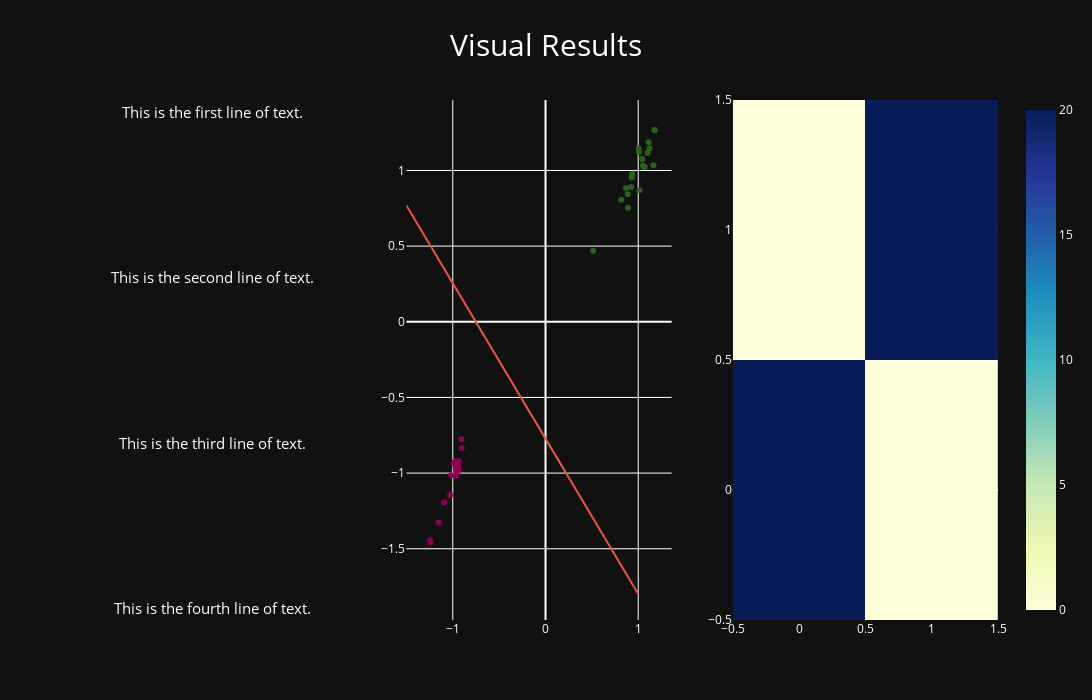

Notebook cell for this chart:
### Code cell
def dashboard(self,X_test,y_test,y_pred):
        #Line and Scatter
        trace_scatter= go.Scatter(x=X_test.iloc[:,0], y=X_test.iloc[:,1],mode='markers',showlegend=False,marker=dict(color=y_test))
        x=np.linspace(-1.5, 1, 40)
        trace_line=go.Scatter(x=x,y=((-self.weight[1][0] * x - self.weight[0][0] )/self.weight[2][0]),showlegend=False)

        #Confusion Matrix Heatmap
        conf=self.confusion_matrix(y_test,y_pred.flatten(),show=False)
        trace_heat =go.Heatmap(z=conf.T,colorscale='ylgnbu')

        #Report
        report=self.classification_report(y_test,y_pred.flatten())
        report=report.split('\n')
        fig = make_subplots(rows=1, cols=3,subplot_titles=('Classification Matrix', 'Decision Boundry','Confusion Matrix'))
        for i, text in enumerate(report):
            fig.add_annotation(
                text=text,
                x=0.5, y=1 - (i + 1) * 2,  # Adjust y position for each line of text
                xanchor='center', yanchor='top',
                showarrow=False,
                font=dict(size=15),
                row=1,col=1
            )
        fig.update_xaxes(visible=False, row=1, col=1)
        fig.update_yaxes(visible=False, row=1, col=1)


        # Create subplots
        # Add traces to subplots
        fig.add_trace(trace_scatter, row=1, col=2)
        fig.add_trace(trace_line, row=1, col=2)
        fig.add_trace(trace_heat, row=1, col=3)

        # Update layout
        fig.update_layout(height=700, width=1600)
        fig.update_layout(
            title={'text': 'Visual Results', 'x':0.5, 'y':0.95},
            title_font_size=30
        )
        fig.show()

### Figure 1 — Plotly figure (JSON) as saved in the notebook; plotly's stock layout.template omitted (floating-point values rounded to 4 significant figures)
{"data": [{"marker": {"color": [1, -1, 1, -1, -1, -1, 1, -1, -1, -1, 1, -1, 1, 1, 1, 1, 1, -1, 1, -1, -1, -1, 1, -1, 1, 1, -1, 1, -1, -1, 1, -1, -1, -1, 1, -1, 1, 1, 1, 1]}, "mode": "markers", "showlegend": false, "type": "scatter", "x": [1.122, -0.903, 0.8675, -0.9337, -1.239, -0.9685, 0.9353, -1.243, -0.9684, -0.9646, 0.8898, -0.9758, 1.176, 0.5128, 0.8863, 0.9232, 1.069, -1.151, 1.051, -0.9601, -1.092, -0.9697, 0.8164, -1.026, 1.176, 1.012, -0.9382, 1.043, -1.017, -0.9063, 1.114, -0.9335, -0.9947, -0.9784, 1.005, -0.9509, 0.9294, 1.1, 1.165, 1.006], "xaxis": "x2", "y": [1.146, -0.8335, 0.8841, -0.9222, -1.459, -1.019, 0.9785, -1.445, -0.9678, -0.972, 0.7531, -0.926, 1.269, 0.4697, 0.8435, 0.8902, 1.022, -1.326, 1.031, -0.9985, -1.193, -0.9202, 0.8058, -1.144, 1.264, 0.8696, -0.9508, 1.075, -1.014, -0.776, 1.187, -0.9818, -0.9371, -0.9299, 1.145, -0.9259, 0.9553, 1.117, 1.034, 1.122], "yaxis": "y2"}, {"showlegend": false, "type": "scatter", "x": [-1.5, -1.436, -1.372, -1.308, -1.244, -1.179, -1.115, -1.051, -0.9872, -0.9231, -0.859, -0.7949, -0.7308, -0.6667, -0.6026, -0.5385, -0.4744, -0.4103, -0.3462, -0.2821, -0.2179, -0.1538, -0.08974, -0.02564, 0.03846, 0.1026, 0.1667, 0.2308, 0.2949, 0.359, 0.4231, 0.4872, 0.5513, 0.6154, 0.6795, 0.7436, 0.8077, 0.8718, 0.9359, 1], "xaxis": "x2", "y": [0.7679, 0.7021, 0.6363, 0.5704, 0.5046, 0.4388, 0.373, 0.3072, 0.2413, 0.1755, 0.1097, 0.04387, -0.02195, -0.08777, -0.1536, -0.2194, -0.2852, -0.3511, -0.4169, -0.4827, -0.5485, -0.6143, -0.6802, -0.746, -0.8118, -0.8776, -0.9435, -1.009, -1.075, -1.141, -1.207, -1.273, -1.338, -1.404, -1.47, -1.536, -1.602, -1.667, -1.733, -1.799], "yaxis": "y2"}, {"colorscale": [[0, "rgb(255,255,217)"], [0.125, "rgb(237,248,177)"], [0.25, "rgb(199,233,180)"], [0.375, "rgb(127,205,187)"], [0.5, "rgb(65,182,196)"], [0.625, "rgb(29,145,192)"], [0.75, "rgb(34,94,168)"], [0.875, "rgb(37,52,148)"], [1, "rgb(8,29,88)"]], "type": "heatmap", "xaxis": "x3", "yaxis": "y3", "z": [[20, 0], [0, 20]]}], "layout": {"annotations": [{"font": {"size": 15}, "showarrow": false, "text": "This is the first line of text.", "x": 0.5, "xanchor": "center", "xref": "x", "y": -1, "yanchor": "top", "yref": "y"}, {"font": {"size": 15}, "showarrow": false, "text": "This is the second line of text.", "x": 0.5, "xanchor": "center", "xref": "x", "y": -3, "yanchor": "top", "yref": "y"}, {"font": {"size": 15}, "showarrow": false, "text": "This is the third line of text.", "x": 0.5, "xanchor": "center", "xref": "x", "y": -5, "yanchor": "top", "yref": "y"}, {"font": {"size": 15}, "showarrow": false, "text": "This is the fourth line of text.", "x": 0.5, "xanchor": "center", "xref": "x", "y": -7, "yanchor": "top", "yref": "y"}], "font": {"color": "white"}, "height": 700, "paper_bgcolor": "rgb(17,17,17)", "plot_bgcolor": "rgb(17,17,17)", "title": {"font": {"size": 30}, "text": "Visual Results", "x": 0.5, "y": 0.95}, "width": 1600, "xaxis": {"anchor": "y", "domain": [0, 0.2889], "visible": false}, "xaxis2": {"anchor": "y2", "domain": [0.3556, 0.6444]}, "xaxis3": {"anchor": "y3", "domain": [0.7111, 1]}, "yaxis": {"anchor": "x", "domain": [0, 1], "visible": false}, "yaxis2": {"anchor": "x2", "domain": [0, 1]}, "yaxis3": {"anchor": "x3", "domain": [0, 1]}}}
